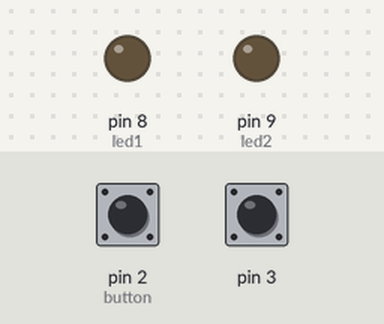
A sketch run on a simulated Arduino Uno, built with avr-gcc and run on an emulated ATmega328P. Shown: output pins drawn as LEDs (lit = HIGH). Dashed ring = blinking. The test bench sets the inputs (shaded band); at power-on: pin 3 HIGH, pin 2 (button) HIGH.

Above: at 1.2 s.
1.3 s: pin 3 pulled LOW for 0.15 s
At 2.6 s:
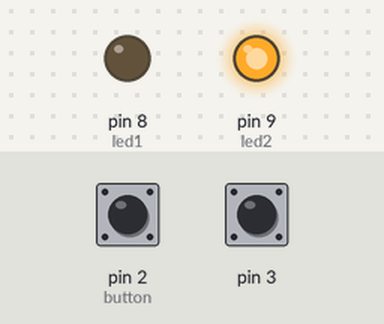
2.9 s: pin 2 (button) pulled LOW for 0.15 s
At 3.02 s:
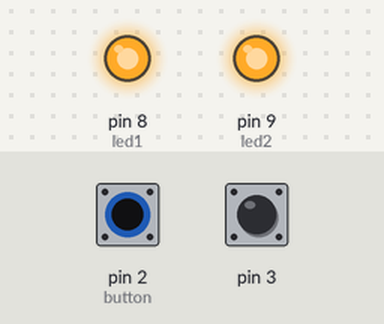
4.6 s: pin 2 (button) pulled LOW for 3.2 s
At 8.3 s:
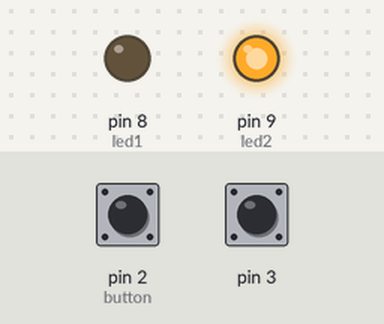
9.3 s: pin 3 pulled LOW for 3.2 s
At 9.46 s:
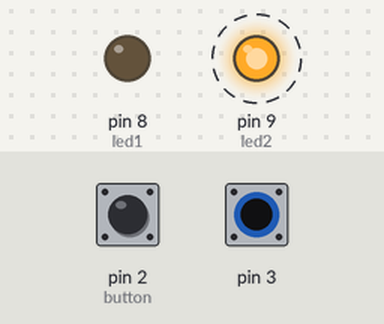
14.0 s: pin 2 (button) driven LOW and pin 3 driven LOW
At 14.21 s:
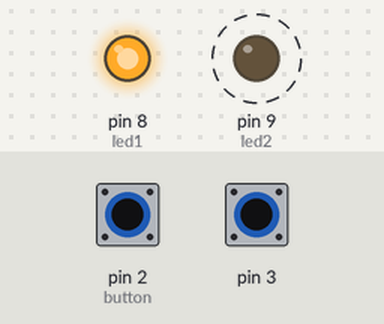
Timing chart, 0 to 18.0 s (numbered marks = the images above; inputs shaded):
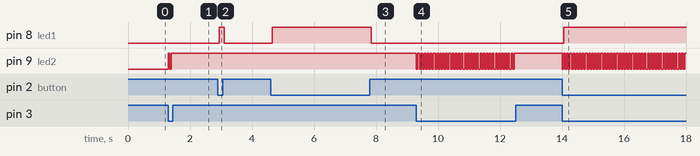

Measured:
- after the input at 1.3 s, pin 9 (led2): LOW → HIGH at once, → LOW 0.05 s later, → HIGH 0.05 s later
- after the input at 2.9 s, pin 8 (led1): LOW → HIGH after 0.05 s, → LOW 0.15 s later
- after the input at 4.6 s, pin 8 (led1): LOW → HIGH after 0.05 s, → LOW 3.2 s later
- after the input at 9.3 s, pin 9 (led2): alternates HIGH for 0.05 s and LOW for 0.05 s, 64 changes in all, then stays HIGH, starting at once
- after the input at 14.0 s, pin 8 (led1): LOW → HIGH after 0.06 s; pin 9 (led2): alternates HIGH for 0.05 s and LOW for 0.05 s, starting at once

The sketch:

Bounce_Test.ino
```cpp
#include<Bounce2.h>
int led1 = 8, led2 = 9;
Bounce button = Bounce();
void setup() {
  // put your setup code here, to run once:

  pinMode(led1, OUTPUT);
  pinMode(led2, OUTPUT);
  pinMode(2, INPUT_PULLUP);
  pinMode(3, INPUT_PULLUP);
  button.attach(2);
  button.interval(5);
}

void loop() {
  // put your main code here, to run repeatedly:
  button.update();
  if(button.fell())
    digitalWrite(led1, !digitalRead(led1));
  if(button.rose())
    digitalWrite(led1, !digitalRead(led1));
  if(digitalRead(3)==LOW)
    digitalWrite(led2, !digitalRead(led2));
  delay(50);
}
```
